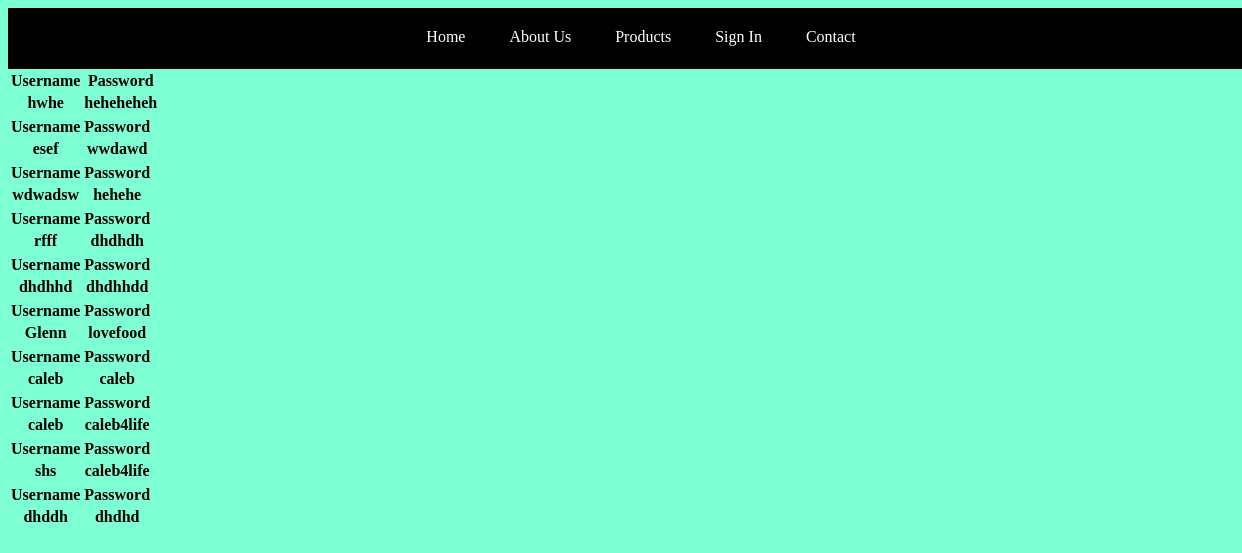
Screenshot of /users with the database file from the repository.
### app.py (models this page shows)
class User(db.Model):
    id = db.Column(db.Integer, primary_key=True)
    name = db.Column(db.String(100), nullable=False)
    email = db.Column(db.String(100), nullable=False, unique=True)
    password = db.Column(db.String(100), nullable=False)
    date_created = db.Column(db.DateTime, default=datetime.utcnow)

### app.py (the view)
@app.route('/users')
def users():
    users = User.query.order_by(User.date_created).all()
    print(len(users))
    return render_template('users.html', users=users)

### templates/users.html (shortened to what this page needs)
<!DOCTYPE html>
<html lang="en">
   <head>
   </head>
   <body>
      <body style="background-color:aquamarine;">
   </body>
   <header>
      <nav class="navbar">
         <ul>
            <li><a href="/">Home</a></li>
            <li><a href="about.html">About Us</a></li>
            <li><a href="service.html">Products</a></li>
            <li><a href="signup">Sign In</a></li>
            <li><a href="contact">Contact</a></li>
         </ul>
      </nav>
   </header>
   {% if users|length < 1 %}
   <h4>There are no users signed up.</h4>
   {% else %}
   {% for user in users %}
   <table>
      <tr>
         <th>Username</th>
         <th>Password</th>
      </tr>
      <tr>
         <th>{{ user['name'] }}</th>
         <th>{{ user['password'] }}</th>
      </tr>
   </table>
   {% endfor %}
   {% endif %}
   </body>
</html>

### templates/users.html (style rules this page uses)
.navbar { width: 100%; background-color: #000000; border-bottom-style: solid; padding: 20px; text-align: center; }
.navbar ul { list-style-type: none; margin: 0; padding: 0; }
.navbar li { display: inline; margin: 0 20px; }
.navbar li a { text-decoration: none; color: #FFFFFF; }

### rows the page displays
User: name "hwhe", password "heheheheh"
User: name "esef", password "wwdawd"
User: name "wdwadsw", password "hehehe"
User: name "rfff", password "dhdhdh"
User: name "dhdhhd", password "dhdhhdd"
User: name "Glenn", password "lovefood"
User: name "caleb", password "caleb"
User: name "caleb", password "caleb4life"
User: name "shs", password "caleb4life"
User: name "dhddh", password "dhdhd"
